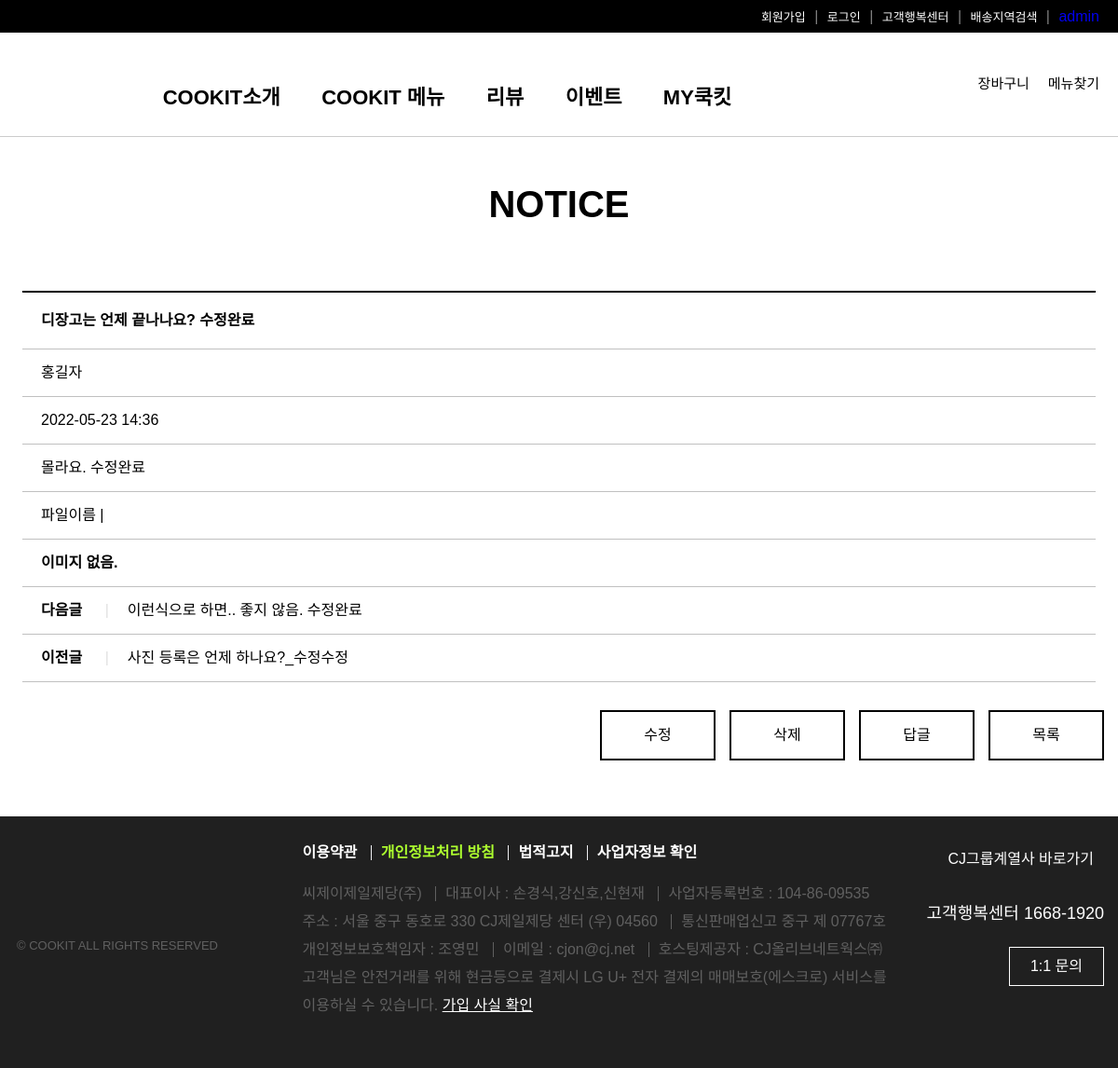
The page /fboard/2/10/fView on the database as committed earlier.
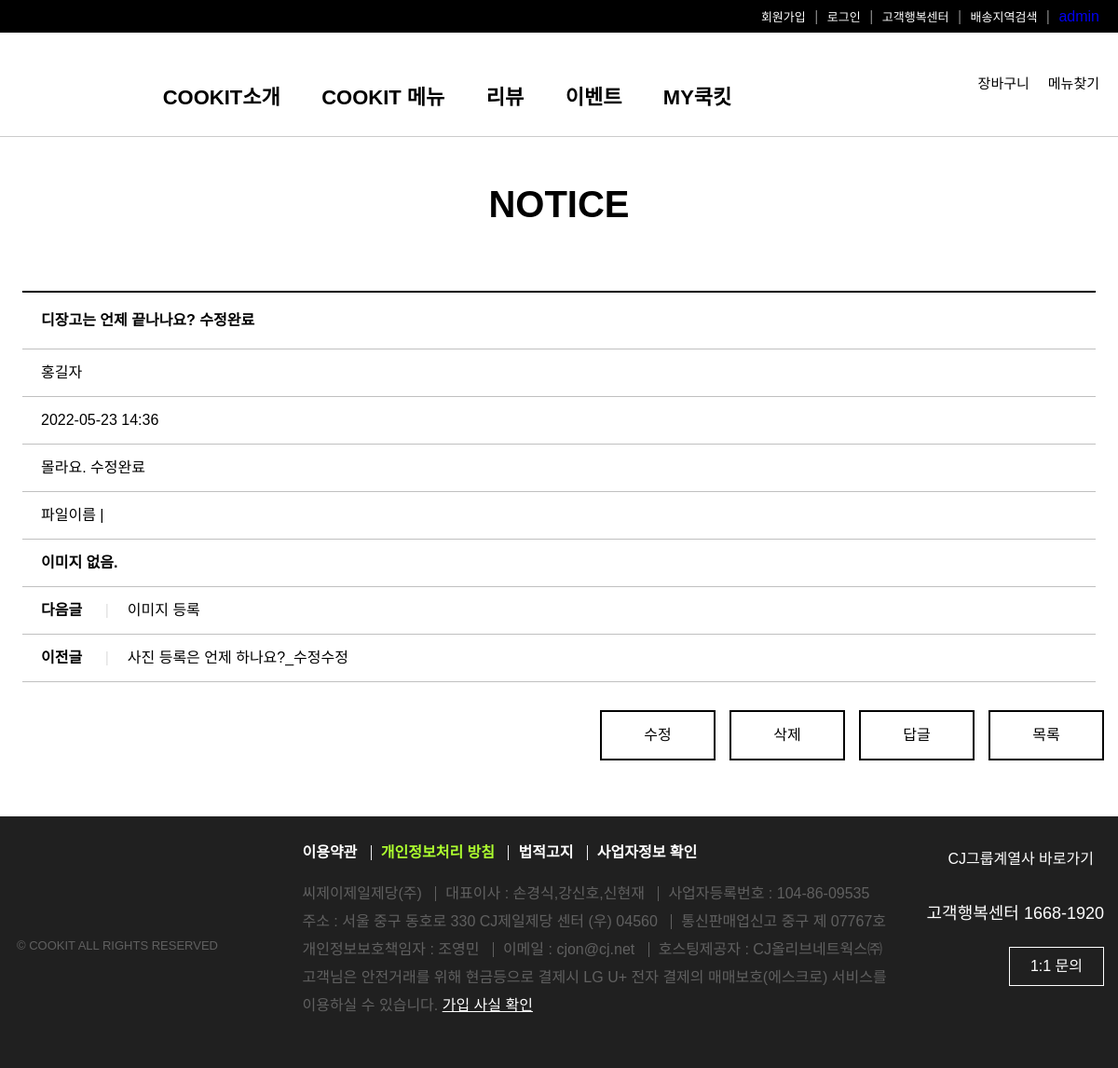
The same page on the database as committed later.
### fboard/models.py (models this page shows, shortened)
class Fboard(models.Model):
    f_no = models.AutoField(primary_key=True)
    member = models.ForeignKey(Member,on_delete=models.DO_NOTHING,null=True)
    f_title = models.CharField(max_length=1000)
    f_content = models.TextField()
    f_group = models.IntegerField(default=0)
    f_step = models.IntegerField(default=0)
    f_indent = models.IntegerField(default=0)
    f_hit = models.IntegerField(default=1)
    f_createdate =models.DateTimeField(default=datetime.now(),blank=True)
    f_updatedate = models.DateTimeField(default=datetime.now(),blank=True)
    f_file = models.ImageField(blank=True)

### fboard/views.py (the view)
# urls.py: path('<int:nowpage>/<str:f_no>/fView',views.fView,name='fView'),
def fView(request,f_no,nowpage):
    qs = Fboard.objects.get(f_no=f_no)
    try:
        qs_next=Fboard.objects.filter(f_group=qs.f_group,f_step__lt=qs.f_step).order_by('-f_group','f_step').last().f_no
    except:
        try:
            qs_next=Fboard.objects.filter(f_group__gt=qs.f_group).order_by('-f_group','f_step').last().f_no
        except:
            qs_next=Fboard.objects.order_by('-f_group','f_step').first().f_no
    try:
        qs_prev=Fboard.objects.filter(f_group=qs.f_group,f_step__gt=qs.f_step).order_by('-f_group','f_step').first().f_no
    except:
        try:
            qs_prev=Fboard.objects.filter(f_group__lt=qs.f_group).order_by('-f_group','f_step').first().f_no
        except:
            qs_prev=Fboard.objects.order_by('-f_group','f_step').last().f_no
    qs.f_hit+=1
    qs.save()
    qsPrev=Fboard.objects.get(f_no=qs_prev)
    qsNext=Fboard.objects.get(f_no=qs_next)
    context={'board':qs,'nowpage':nowpage,'boardPrev':qsPrev,'boardNext':qsNext}
    return render(request,'fView.html',context)

### fboard/templates/fView.html (shortened to what this page needs)
{% load static %}
<!DOCTYPE html>
<html lang="ko">
<head>
  <link rel="stylesheet" href="https://cdnjs.cloudflare.com/ajax/libs/font-awesome/5.12.1/css/all.min.css">
  <link rel="stylesheet" href="{% static 'css/style.css' %}">
  <link rel="stylesheet" href="{% static 'css/read.css' %}">
</head>
<body>
  <header>
    <ul>
      <li>회원가입</li> <span>|</span>
      <li>로그인</li> <span>|</span>
      <li>고객행복센터</li> <span>|</span>
      <li>배송지역검색</li> <span>|</span>
      <li><a href="/admin">admin</a></li>
    </ul>
  </header>
  <nav>
    <a href="{% url 'index' %}"><div class="logo"></div></a>
    <div id="search">
      <div class="search"></div><br>
      <span>메뉴찾기</span>
    </div>
    <div id="cart">
      <div class="cart"></div><br>
      <span>장바구니</span>
    </div>
    <div class="nav-menu">
      <ul>
        <li>COOKIT소개</li>
        <li>COOKIT 메뉴</li>
        <li>리뷰</li>
        <li>이벤트</li>
        <li>MY쿡킷</li>
      </ul>
    </div>
  </nav>
  <section>
    <h1>NOTICE</h1>
    <table>
      <tr>
        <th>{{board.f_title}}</th>
      </tr>
      <tr>
        <td>{{board.member.name}}</td>
      </tr>
      <tr>
        <td>{{board.f_updatedate|date:'Y-m-d H:i'}}</td>
      </tr>
      <tr>
        <td>{{board.f_content}}</td>
      </tr>
      <tr>
        <td>파일이름 | {{board.f_file}}</td>
      </tr>
      <tr>
        <td>
          {% if board.f_file%}
          <img src="{{board.f_file.url}}">
          {%else%}
          <h4>이미지 없음.</h4>
          {%endif%}
        </td>
      </tr>
      <tr>
        <td><strong>다음글</strong> <span class="separator">|</span><a href="{%url 'fboard:fView' nowpage boardNext.f_no%}">{{boardNext.f_title}}</a></td>
      </tr>
      <tr>
        <td><strong>이전글</strong> <span class="separator">|</span><a href="{%url 'fboard:fView' nowpage boardNext.f_no%}">{{boardPrev.f_title}}</a></td>
      </tr>
    </table>
    <a href="{% url 'fboard:fList' nowpage %}"><div class="list">목록</div></a>
    <div class="list"><a href="{% url 'fboard:fReply' nowpage board.f_no %}">답글</a></div>
    <div class="list" onclick="deleteBtn()">삭제</div>
    <div class="list"><a href="{% url 'fboard:fUpdate' nowpage board.f_no %}">수정</a></div>
  </section>
  <footer>
    <div class="wrapper">
      <div class="footer-left">
        <div class="footer-logo"></div>
        <div class="copyright">© COOKIT ALL RIGHTS RESERVED</div>
      </div>
      <div class="footer-center">
        <ul class="footer-nav">
          <li class="first-list">이용약관</li>
          <li class="green">개인정보처리 방침</li>
          <li>법적고지</li>
          <li>사업자정보 확인</li>
        </ul>
        <ul class="footer-info">
          <li class="first-list">씨제이제일제당(주)</li>
          <li>대표이사 : 손경식,강신호,신현재</li>
          <li>사업자등록번호 : 104-86-09535</li>
          <li class="first-list">주소 : 서울 중구 동호로 330 CJ제일제당 센터 (우) 04560</li>
          <li>통신판매업신고 중구 제 07767호</li>
          <li class="first-list">개인정보보호책임자 : 조영민</li>
          <li>이메일 : cjon@cj.net</li>
          <li>호스팅제공자 : CJ올리브네트웍스㈜</li>
        </ul>
        <div id="check">고객님은 안전거래를 위해 현금등으로 결제시 LG U+ 전자 결제의 매매보호(에스크로) 서비스를 이용하실 수 있습니다. <span class="check">가입 사실 확인</span></div>
      </div>
      <div class="footer-right">
        <div id="shortcut">
          <span>CJ그룹계열사 바로가기</span>
          <div class="shortcut"></div>
        </div>
        <div class="call">고객행복센터 1668-1920</div>
        <div class="inquery">1:1 문의</div>
      </div>
    </div>
  </footer>
</body>
</html>

Rows that differ between the two databases and show on the page:
removed Fboard: f_title "이런식으로 하면.. 좋지 않음. 수정완료"
now on this page (row unchanged): Fboard: f_title "이미지 등록"
